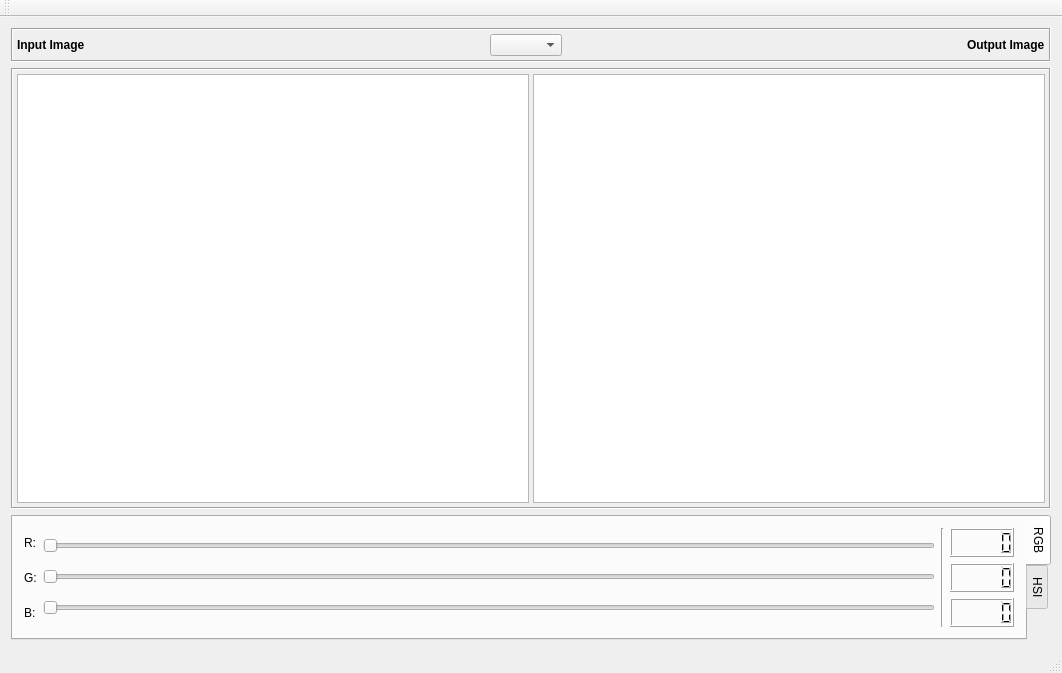
<?xml version="1.0" encoding="UTF-8"?>
<ui version="4.0">
 <class>MainWindow</class>
 <widget class="QMainWindow" name="MainWindow">
  <property name="geometry">
   <rect>
    <x>0</x>
    <y>0</y>
    <width>1062</width>
    <height>673</height>
   </rect>
  </property>
  <property name="windowTitle">
   <string>MainWindow</string>
  </property>
  <widget class="QWidget" name="centralWidget">
   <property name="sizePolicy">
    <sizepolicy hsizetype="Expanding" vsizetype="Expanding">
     <horstretch>0</horstretch>
     <verstretch>0</verstretch>
    </sizepolicy>
   </property>
   <layout class="QVBoxLayout" name="verticalLayout" stretch="0,1,0">
    <item>
     <widget class="QFrame" name="frame">
      <property name="sizePolicy">
       <sizepolicy hsizetype="Expanding" vsizetype="Expanding">
        <horstretch>0</horstretch>
        <verstretch>0</verstretch>
       </sizepolicy>
      </property>
      <property name="frameShape">
       <enum>QFrame::Box</enum>
      </property>
      <property name="frameShadow">
       <enum>QFrame::Sunken</enum>
      </property>
      <layout class="QHBoxLayout" name="horizontalLayout_2" stretch="0,1,0,1,0">
       <property name="spacing">
        <number>4</number>
       </property>
       <property name="leftMargin">
        <number>4</number>
       </property>
       <property name="topMargin">
        <number>4</number>
       </property>
       <property name="rightMargin">
        <number>4</number>
       </property>
       <property name="bottomMargin">
        <number>4</number>
       </property>
       <item>
        <widget class="QLabel" name="label">
         <property name="font">
          <font>
           <weight>75</weight>
           <bold>true</bold>
          </font>
         </property>
         <property name="text">
          <string>Input Image</string>
         </property>
        </widget>
       </item>
       <item>
        <spacer name="horizontalSpacer">
         <property name="orientation">
          <enum>Qt::Horizontal</enum>
         </property>
         <property name="sizeHint" stdset="0">
          <size>
           <width>40</width>
           <height>20</height>
          </size>
         </property>
        </spacer>
       </item>
       <item>
        <widget class="QComboBox" name="comboBoxImageSelector">
         <property name="sizePolicy">
          <sizepolicy hsizetype="Preferred" vsizetype="Preferred">
           <horstretch>0</horstretch>
           <verstretch>0</verstretch>
          </sizepolicy>
         </property>
         <property name="minimumSize">
          <size>
           <width>50</width>
           <height>0</height>
          </size>
         </property>
        </widget>
       </item>
       <item>
        <spacer name="horizontalSpacer_2">
         <property name="orientation">
          <enum>Qt::Horizontal</enum>
         </property>
         <property name="sizeHint" stdset="0">
          <size>
           <width>40</width>
           <height>20</height>
          </size>
         </property>
        </spacer>
       </item>
       <item>
        <widget class="QLabel" name="label_2">
         <property name="font">
          <font>
           <weight>75</weight>
           <bold>true</bold>
          </font>
         </property>
         <property name="text">
          <string>Output Image</string>
         </property>
        </widget>
       </item>
      </layout>
     </widget>
    </item>
    <item>
     <widget class="QFrame" name="frame_3">
      <property name="sizePolicy">
       <sizepolicy hsizetype="Expanding" vsizetype="Expanding">
        <horstretch>0</horstretch>
        <verstretch>0</verstretch>
       </sizepolicy>
      </property>
      <property name="frameShape">
       <enum>QFrame::Box</enum>
      </property>
      <property name="frameShadow">
       <enum>QFrame::Sunken</enum>
      </property>
      <layout class="QHBoxLayout" name="horizontalLayout" stretch="1,1">
       <property name="spacing">
        <number>4</number>
       </property>
       <property name="leftMargin">
        <number>4</number>
       </property>
       <property name="topMargin">
        <number>4</number>
       </property>
       <property name="rightMargin">
        <number>4</number>
       </property>
       <property name="bottomMargin">
        <number>4</number>
       </property>
       <item>
        <widget class="QGraphicsView" name="graphicsViewInput">
         <property name="sizeAdjustPolicy">
          <enum>QAbstractScrollArea::AdjustToContents</enum>
         </property>
        </widget>
       </item>
       <item>
        <widget class="QGraphicsView" name="graphicsViewOutput">
         <property name="sizeAdjustPolicy">
          <enum>QAbstractScrollArea::AdjustToContents</enum>
         </property>
        </widget>
       </item>
      </layout>
     </widget>
    </item>
    <item>
     <widget class="QTabWidget" name="tabWidget">
      <property name="tabPosition">
       <enum>QTabWidget::East</enum>
      </property>
      <property name="currentIndex">
       <number>0</number>
      </property>
      <widget class="QWidget" name="tab">
       <attribute name="title">
        <string>RGB</string>
       </attribute>
       <layout class="QHBoxLayout" name="horizontalLayout_4">
        <item>
         <layout class="QVBoxLayout" name="verticalLayout_6">
          <item>
           <widget class="QLabel" name="label_17">
            <property name="text">
             <string>R:</string>
            </property>
           </widget>
          </item>
          <item>
           <widget class="QLabel" name="label_15">
            <property name="text">
             <string>G:</string>
            </property>
           </widget>
          </item>
          <item>
           <widget class="QLabel" name="label_16">
            <property name="text">
             <string>B:</string>
            </property>
           </widget>
          </item>
         </layout>
        </item>
        <item>
         <layout class="QVBoxLayout" name="verticalLayout_5" stretch="0,0,0">
          <item>
           <widget class="QSlider" name="sliderRed">
            <property name="orientation">
             <enum>Qt::Horizontal</enum>
            </property>
           </widget>
          </item>
          <item>
           <widget class="QSlider" name="sliderGreen">
            <property name="orientation">
             <enum>Qt::Horizontal</enum>
            </property>
           </widget>
          </item>
          <item>
           <widget class="QSlider" name="sliderBlue">
            <property name="orientation">
             <enum>Qt::Horizontal</enum>
            </property>
           </widget>
          </item>
         </layout>
        </item>
        <item>
         <widget class="Line" name="line">
          <property name="orientation">
           <enum>Qt::Vertical</enum>
          </property>
         </widget>
        </item>
        <item>
         <layout class="QVBoxLayout" name="verticalLayout_4">
          <item>
           <widget class="QLCDNumber" name="lcdRed">
            <property name="minimumSize">
             <size>
              <width>0</width>
              <height>25</height>
             </size>
            </property>
            <property name="font">
             <font>
              <pointsize>12</pointsize>
              <weight>75</weight>
              <bold>true</bold>
             </font>
            </property>
           </widget>
          </item>
          <item>
           <widget class="QLCDNumber" name="lcdGreen">
            <property name="minimumSize">
             <size>
              <width>0</width>
              <height>25</height>
             </size>
            </property>
            <property name="font">
             <font>
              <pointsize>12</pointsize>
              <weight>75</weight>
              <bold>true</bold>
             </font>
            </property>
           </widget>
          </item>
          <item>
           <widget class="QLCDNumber" name="lcdBlue">
            <property name="minimumSize">
             <size>
              <width>0</width>
              <height>25</height>
             </size>
            </property>
            <property name="font">
             <font>
              <pointsize>12</pointsize>
              <weight>75</weight>
              <bold>true</bold>
             </font>
            </property>
           </widget>
          </item>
         </layout>
        </item>
       </layout>
      </widget>
      <widget class="QWidget" name="tab_2">
       <attribute name="title">
        <string>HSI</string>
       </attribute>
       <layout class="QHBoxLayout" name="horizontalLayout_5">
        <item>
         <layout class="QVBoxLayout" name="verticalLayout_7">
          <item>
           <widget class="QLabel" name="label_20">
            <property name="text">
             <string>H:</string>
            </property>
           </widget>
          </item>
          <item>
           <widget class="QLabel" name="label_19">
            <property name="text">
             <string>S:</string>
            </property>
           </widget>
          </item>
          <item>
           <widget class="QLabel" name="label_18">
            <property name="text">
             <string>I:</string>
            </property>
           </widget>
          </item>
         </layout>
        </item>
        <item>
         <layout class="QVBoxLayout" name="verticalLayout_3">
          <item>
           <widget class="QSlider" name="sliderHue">
            <property name="orientation">
             <enum>Qt::Horizontal</enum>
            </property>
           </widget>
          </item>
          <item>
           <widget class="QSlider" name="sliderSaturation">
            <property name="orientation">
             <enum>Qt::Horizontal</enum>
            </property>
           </widget>
          </item>
          <item>
           <widget class="QSlider" name="sliderIntensity">
            <property name="orientation">
             <enum>Qt::Horizontal</enum>
            </property>
           </widget>
          </item>
         </layout>
        </item>
        <item>
         <widget class="Line" name="line_4">
          <property name="orientation">
           <enum>Qt::Vertical</enum>
          </property>
         </widget>
        </item>
        <item>
         <layout class="QVBoxLayout" name="verticalLayout_2">
          <item>
           <widget class="QLCDNumber" name="lcdHue">
            <property name="minimumSize">
             <size>
              <width>0</width>
              <height>25</height>
             </size>
            </property>
            <property name="font">
             <font>
              <pointsize>12</pointsize>
              <weight>75</weight>
              <bold>true</bold>
             </font>
            </property>
           </widget>
          </item>
          <item>
           <widget class="QLCDNumber" name="lcdSaturation">
            <property name="minimumSize">
             <size>
              <width>0</width>
              <height>25</height>
             </size>
            </property>
            <property name="font">
             <font>
              <pointsize>12</pointsize>
              <weight>75</weight>
              <bold>true</bold>
             </font>
            </property>
           </widget>
          </item>
          <item>
           <widget class="QLCDNumber" name="lcdIntensity">
            <property name="minimumSize">
             <size>
              <width>0</width>
              <height>25</height>
             </size>
            </property>
            <property name="font">
             <font>
              <pointsize>12</pointsize>
              <weight>75</weight>
              <bold>true</bold>
             </font>
            </property>
           </widget>
          </item>
         </layout>
        </item>
       </layout>
      </widget>
     </widget>
    </item>
   </layout>
  </widget>
  <widget class="QMenuBar" name="menuBar">
   <property name="geometry">
    <rect>
     <x>0</x>
     <y>0</y>
     <width>1062</width>
     <height>20</height>
    </rect>
   </property>
  </widget>
  <widget class="QToolBar" name="mainToolBar">
   <attribute name="toolBarArea">
    <enum>TopToolBarArea</enum>
   </attribute>
   <attribute name="toolBarBreak">
    <bool>false</bool>
   </attribute>
  </widget>
  <widget class="QStatusBar" name="statusBar"/>
 </widget>
 <layoutdefault spacing="6" margin="11"/>
 <resources/>
 <connections/>
</ui>
